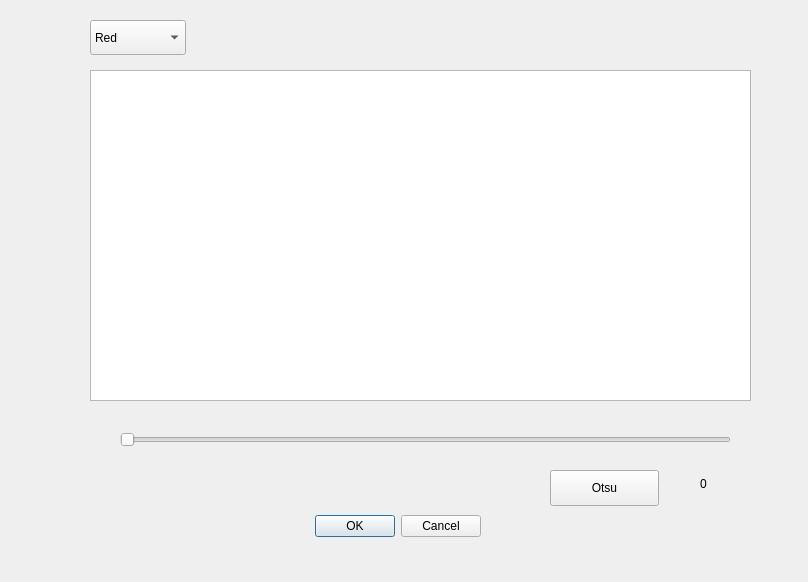
<?xml version="1.0" encoding="UTF-8"?>
<ui version="4.0">
 <class>HistogramDialog</class>
 <widget class="QDialog" name="HistogramDialog">
  <property name="geometry">
   <rect>
    <x>0</x>
    <y>0</y>
    <width>808</width>
    <height>582</height>
   </rect>
  </property>
  <property name="windowTitle">
   <string>Dialog</string>
  </property>
  <widget class="QDialogButtonBox" name="buttonBox">
   <property name="geometry">
    <rect>
     <x>300</x>
     <y>510</y>
     <width>181</width>
     <height>32</height>
    </rect>
   </property>
   <property name="orientation">
    <enum>Qt::Horizontal</enum>
   </property>
   <property name="standardButtons">
    <set>QDialogButtonBox::Cancel|QDialogButtonBox::Ok</set>
   </property>
  </widget>
  <widget class="QtCharts::QChartView" name="graphicsView">
   <property name="geometry">
    <rect>
     <x>90</x>
     <y>70</y>
     <width>661</width>
     <height>331</height>
    </rect>
   </property>
  </widget>
  <widget class="QSlider" name="horizontalSlider">
   <property name="geometry">
    <rect>
     <x>120</x>
     <y>430</y>
     <width>611</width>
     <height>20</height>
    </rect>
   </property>
   <property name="maximum">
    <number>255</number>
   </property>
   <property name="orientation">
    <enum>Qt::Horizontal</enum>
   </property>
  </widget>
  <widget class="QLabel" name="label">
   <property name="geometry">
    <rect>
     <x>700</x>
     <y>470</y>
     <width>51</width>
     <height>27</height>
    </rect>
   </property>
   <property name="text">
    <string>0</string>
   </property>
  </widget>
  <widget class="QComboBox" name="mode">
   <property name="geometry">
    <rect>
     <x>90</x>
     <y>20</y>
     <width>96</width>
     <height>35</height>
    </rect>
   </property>
   <item>
    <property name="text">
     <string>Red</string>
    </property>
   </item>
   <item>
    <property name="text">
     <string>Green</string>
    </property>
   </item>
   <item>
    <property name="text">
     <string>Blue</string>
    </property>
   </item>
   <item>
    <property name="text">
     <string>Average</string>
    </property>
   </item>
  </widget>
  <widget class="QPushButton" name="buttonOtsu">
   <property name="geometry">
    <rect>
     <x>550</x>
     <y>470</y>
     <width>109</width>
     <height>36</height>
    </rect>
   </property>
   <property name="text">
    <string>Otsu</string>
   </property>
  </widget>
 </widget>
 <customwidgets>
  <customwidget>
   <class>QtCharts::QChartView</class>
   <extends>QGraphicsView</extends>
   <header location="global">QChartView</header>
  </customwidget>
 </customwidgets>
 <resources/>
 <connections>
  <connection>
   <sender>buttonBox</sender>
   <signal>accepted()</signal>
   <receiver>HistogramDialog</receiver>
   <slot>accept()</slot>
   <hints>
    <hint type="sourcelabel">
     <x>338</x>
     <y>510</y>
    </hint>
    <hint type="destinationlabel">
     <x>157</x>
     <y>274</y>
    </hint>
   </hints>
  </connection>
  <connection>
   <sender>buttonBox</sender>
   <signal>rejected()</signal>
   <receiver>HistogramDialog</receiver>
   <slot>reject()</slot>
   <hints>
    <hint type="sourcelabel">
     <x>406</x>
     <y>510</y>
    </hint>
    <hint type="destinationlabel">
     <x>286</x>
     <y>274</y>
    </hint>
   </hints>
  </connection>
  <connection>
   <sender>horizontalSlider</sender>
   <signal>valueChanged(int)</signal>
   <receiver>label</receiver>
   <slot>setNum(int)</slot>
   <hints>
    <hint type="sourcelabel">
     <x>691</x>
     <y>445</y>
    </hint>
    <hint type="destinationlabel">
     <x>720</x>
     <y>489</y>
    </hint>
   </hints>
  </connection>
 </connections>
</ui>
